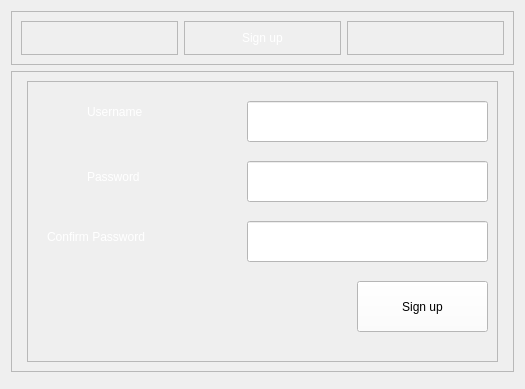
            <widget class="QWidget" name="SignUp_page">
             <layout class="QVBoxLayout" name="verticalLayout_39">
              <item>
               <widget class="QFrame" name="frame_75">
                <property name="frameShape">
                 <enum>QFrame::StyledPanel</enum>
                </property>
                <property name="frameShadow">
                 <enum>QFrame::Raised</enum>
                </property>
                <layout class="QHBoxLayout" name="horizontalLayout_50">
                 <item>
                  <widget class="QFrame" name="frame_76">
                   <property name="frameShape">
                    <enum>QFrame::StyledPanel</enum>
                   </property>
                   <property name="frameShadow">
                    <enum>QFrame::Raised</enum>
                   </property>
                  </widget>
                 </item>
                 <item alignment="Qt::AlignBottom">
                  <widget class="QFrame" name="frame_77">
                   <property name="frameShape">
                    <enum>QFrame::StyledPanel</enum>
                   </property>
                   <property name="frameShadow">
                    <enum>QFrame::Raised</enum>
                   </property>
                   <layout class="QHBoxLayout" name="horizontalLayout_51">
                    <item alignment="Qt::AlignHCenter">
                     <widget class="QLabel" name="label_37">
                      <property name="styleSheet">
                       <string notr="true">font: 28pt &quot;Times New Roman&quot;;
color: rgb(255, 255, 255);</string>
                      </property>
                      <property name="text">
                       <string>Sign up</string>
                      </property>
                     </widget>
                    </item>
                   </layout>
                  </widget>
                 </item>
                 <item>
                  <widget class="QFrame" name="frame_78">
                   <property name="frameShape">
                    <enum>QFrame::StyledPanel</enum>
                   </property>
                   <property name="frameShadow">
                    <enum>QFrame::Raised</enum>
                   </property>
                  </widget>
                 </item>
                </layout>
               </widget>
              </item>
              <item>
               <widget class="QFrame" name="frame_79">
                <property name="frameShape">
                 <enum>QFrame::StyledPanel</enum>
                </property>
                <property name="frameShadow">
                 <enum>QFrame::Raised</enum>
                </property>
                <layout class="QHBoxLayout" name="horizontalLayout_52">
                 <item>
                  <widget class="QFrame" name="frame_80">
                   <property name="frameShape">
                    <enum>QFrame::StyledPanel</enum>
                   </property>
                   <property name="frameShadow">
                    <enum>QFrame::Raised</enum>
                   </property>
                  </widget>
                 </item>
                 <item>
                  <widget class="QFrame" name="frame_81">
                   <property name="minimumSize">
                    <size>
                     <width>471</width>
                     <height>281</height>
                    </size>
                   </property>
                   <property name="maximumSize">
                    <size>
                     <width>471</width>
                     <height>281</height>
                    </size>
                   </property>
                   <property name="frameShape">
                    <enum>QFrame::StyledPanel</enum>
                   </property>
                   <property name="frameShadow">
                    <enum>QFrame::Raised</enum>
                   </property>
                   <widget class="QPushButton" name="signupbutton">
                    <property name="geometry">
                     <rect>
                      <x>330</x>
                      <y>200</y>
                      <width>131</width>
                      <height>51</height>
                     </rect>
                    </property>
                    <property name="styleSheet">
                     <string notr="true">font: 12pt &quot;Times New Roman&quot;;
background-color: rgb(255, 255, 255);</string>
                    </property>
                    <property name="text">
                     <string>Sign up</string>
                    </property>
                   </widget>
                   <widget class="QLabel" name="label_38">
                    <property name="geometry">
                     <rect>
                      <x>20</x>
                      <y>140</y>
                      <width>191</width>
                      <height>31</height>
                     </rect>
                    </property>
                    <property name="styleSheet">
                     <string notr="true">color: rgb(255, 255, 255);
font: 14pt &quot;Times New Roman&quot;;</string>
                    </property>
                    <property name="text">
                     <string>Confirm Password</string>
                    </property>
                   </widget>
                   <widget class="QLineEdit" name="password_3">
                    <property name="geometry">
                     <rect>
                      <x>220</x>
                      <y>80</y>
                      <width>241</width>
                      <height>41</height>
                     </rect>
                    </property>
                    <property name="styleSheet">
                     <string notr="true">background-color: rgb(255, 255, 255);
font: 10pt &quot;Times New Roman&quot;;</string>
                    </property>
                   </widget>
                   <widget class="QLabel" name="label_39">
                    <property name="geometry">
                     <rect>
                      <x>60</x>
                      <y>80</y>
                      <width>111</width>
                      <height>31</height>
                     </rect>
                    </property>
                    <property name="styleSheet">
                     <string notr="true">color: rgb(255, 255, 255); 
font: 14pt &quot;Times New Roman&quot;;</string>
                    </property>
                    <property name="text">
                     <string>Password</string>
                    </property>
                   </widget>
                   <widget class="QLabel" name="label_40">
                    <property name="geometry">
                     <rect>
                      <x>60</x>
                      <y>10</y>
                      <width>111</width>
                      <height>41</height>
                     </rect>
                    </property>
                    <property name="styleSheet">
                     <string notr="true">color: rgb(255, 255, 255);
font: 16pt &quot;Times New Roman&quot;;</string>
                    </property>
                    <property name="text">
                     <string>Username</string>
                    </property>
                   </widget>
                   <widget class="QLineEdit" name="password_2">
                    <property name="geometry">
                     <rect>
                      <x>220</x>
                      <y>140</y>
                      <width>241</width>
                      <height>41</height>
                     </rect>
                    </property>
                    <property name="styleSheet">
                     <string notr="true">background-color: rgb(255, 255, 255);
font: 10pt &quot;Times New Roman&quot;;</string>
                    </property>
                   </widget>
                   <widget class="QLabel" name="Warninglabel">
                    <property name="geometry">
                     <rect>
                      <x>50</x>
                      <y>200</y>
                      <width>251</width>
                      <height>61</height>
                     </rect>
                    </property>
                    <property name="styleSheet">
                     <string notr="true">font: 10pt &quot;Times New Roman&quot;;
color: rgb(255, 255, 255);</string>
                    </property>
                    <property name="text">
                     <string/>
                    </property>
                   </widget>
                   <widget class="QLineEdit" name="Email_2">
                    <property name="geometry">
                     <rect>
                      <x>220</x>
                      <y>20</y>
                      <width>241</width>
                      <height>41</height>
                     </rect>
                    </property>
                    <property name="styleSheet">
                     <string notr="true">background-color: rgb(255, 255, 255);
font: 10pt &quot;Times New Roman&quot;;</string>
                    </property>
                   </widget>
                  </widget>
                 </item>
                 <item>
                  <widget class="QFrame" name="frame_82">
                   <property name="frameShape">
                    <enum>QFrame::StyledPanel</enum>
                   </property>
                   <property name="frameShadow">
                    <enum>QFrame::Raised</enum>
                   </property>
                  </widget>
                 </item>
                </layout>
               </widget>
              </item>
              <item>
               <widget class="QFrame" name="frame_74">
                <property name="frameShape">
                 <enum>QFrame::StyledPanel</enum>
                </property>
                <property name="frameShadow">
                 <enum>QFrame::Raised</enum>
                </property>
               </widget>
              </item>
             </layout>
            </widget>
